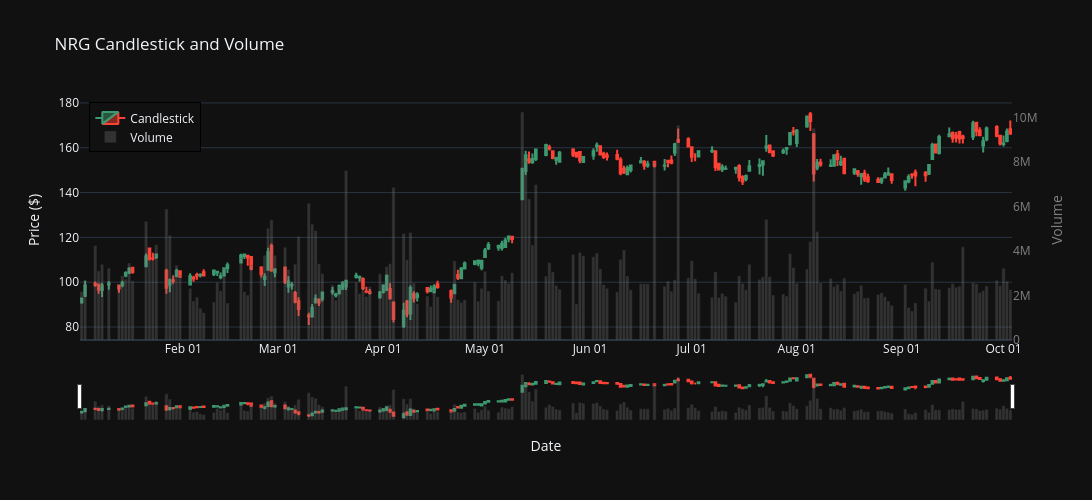

The code cell stored with this chart in its notebook:
### Code cell
fig = go.Figure()

fig.add_trace(go.Candlestick(
    x=ticker["date"], open=ticker["open"], high=ticker["high"], low=ticker["low"], close=ticker["close"], name="Candlestick"
))

fig.add_trace(go.Bar(
    x=ticker["date"], y=ticker["volume"], name="Volume", marker=dict(color="gray"), opacity=0.3, yaxis="y2"
))

fig.update_layout(
    title=f"{user_input_stock_symbol} Candlestick and Volume",
    xaxis=dict(title="Date", tickformat="%b %d"),
    yaxis=dict(title="Price ($)"),
    yaxis2=dict(title="Volume", overlaying="y", side="right", showgrid=False, color="gray"),
    legend=dict(x=0.01, y=0.99, bordercolor="black", borderwidth=1),
    bargap=0,
    template="plotly_dark",
    width=1200,
    height=500
)

fig.show(config={'displaylogo': False})

### Figure 1 — Plotly figure (JSON) as saved in the notebook; plotly's stock layout.template omitted (floating-point values rounded to 4 significant figures; data arrays with more than 128 entries replaced by an {"elided": "..."} marker saying what was removed)
{"data": [{"close": {"elided": "189 float values"}, "high": {"elided": "189 float values"}, "low": {"elided": "189 float values"}, "name": "Candlestick", "open": {"elided": "189 float values"}, "type": "candlestick", "x": {"elided": "189 str values"}}, {"marker": {"color": "gray"}, "name": "Volume", "opacity": 0.3, "type": "bar", "x": {"elided": "189 str values"}, "y": {"elided": "189 float values"}, "yaxis": "y2"}], "layout": {"bargap": 0, "height": 500, "legend": {"bordercolor": "black", "borderwidth": 1, "x": 0.01, "y": 0.99}, "title": {"text": "NRG Candlestick and Volume"}, "width": 1200, "xaxis": {"tickformat": "%b %d", "title": {"text": "Date"}}, "yaxis": {"title": {"text": "Price ($)"}}, "yaxis2": {"color": "gray", "overlaying": "y", "showgrid": false, "side": "right", "title": {"text": "Volume"}}}}
